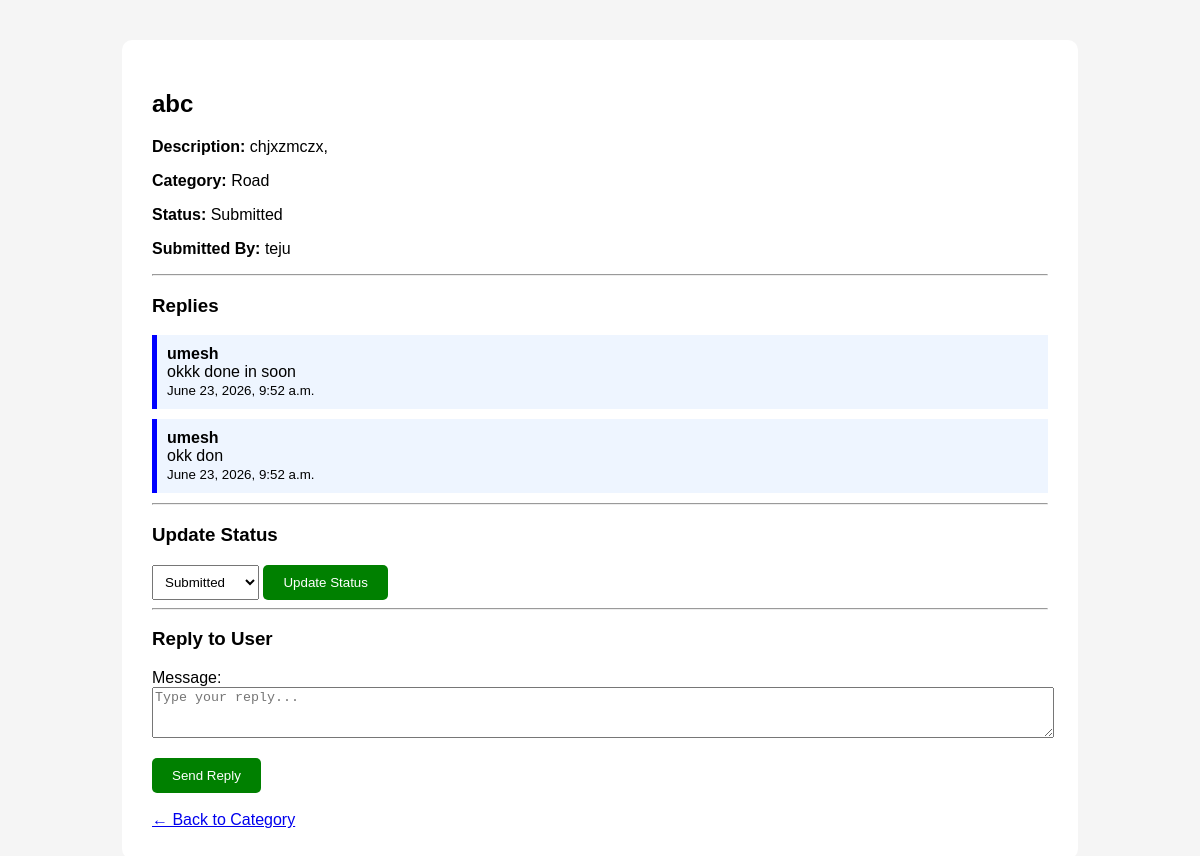
The app's page /issue/2/ (signed in) with its own data.
### reports/models.py (models this page shows, shortened)
class Issue(models.Model):
    CATEGORY_CHOICES = [
        ('road', 'Road'),
        ('education', 'Education'),
        ('water', 'Water'),
        ('health', 'Health'),
        ('other', 'Other'),
    ]
    STATUS_CHOICES = [
        ('submitted', 'Submitted'),
        ('in_progress', 'In Progress'),
        ('resolved', 'Resolved'),
    ]
    title = models.CharField(max_length=200)
    description = models.TextField()
    photo = models.ImageField(upload_to='issues/', blank=True, null=True)
    category = models.CharField(max_length=50, choices=CATEGORY_CHOICES)
    custom_category = models.CharField(
        max_length=100,
        blank=True,
        null=True
    )
    status = models.CharField(
        max_length=50,
        choices=STATUS_CHOICES,
        default='submitted'
    )
    created_at = models.DateTimeField(auto_now_add=True)
    submitted_by = models.ForeignKey(
        User,
        on_delete=models.CASCADE
    )
    department = models.ForeignKey(
        Department,
        on_delete=models.SET_NULL,
        null=True,
        blank=True
    )

class Reply(models.Model):
    issue = models.ForeignKey(
        Issue,
        on_delete=models.CASCADE,
        related_name="replies"
    )
    author = models.ForeignKey(
        User,
        on_delete=models.CASCADE
    )
    message = models.TextField()
    created_at = models.DateTimeField(auto_now_add=True)
    is_admin_reply = models.BooleanField(default=True)

### reports/views.py (the view, shortened to what this page needs)
@login_required
def issue_detail(request, issue_id):
    issue = get_object_or_404(Issue, id=issue_id)
    if request.user.is_superuser:
        form = ReplyForm()
    else:
        form = None
    return render(
        request,
        "reports/issue_detail.html",
        {
            "issue": issue,
            "form": form
        }
    )

### reports/forms.py
class ReplyForm(forms.ModelForm):
    class Meta:
        model = Reply
        fields = ['message']
        widgets = {
            'message': forms.Textarea(
                attrs={
                    'rows': 3,
                    'class': 'form-control',
                    'placeholder': 'Type your reply...'
                }
            )
        }

### templates/reports/issue_detail.html (shortened to what this page needs)
{% load static %}
<!DOCTYPE html>
<html>
<head>
</head>
<body>
<div class="container">
<h2>{{ issue.title }}</h2>
<p><b>Description:</b> {{ issue.description }}</p>
<p><b>Category:</b> {{ issue.get_category_display }}</p>
<p><b>Status:</b> {{ issue.get_status_display }}</p>
<p><b>Submitted By:</b> {{ issue.submitted_by.username }}</p>
<hr>
<h3>Replies</h3>
{% for reply in issue.replies.all %}
<div class="reply">
<b>{{ reply.author.username }}</b>
<br>
{{ reply.message }}
<br>
<small>{{ reply.created_at }}</small>
</div>
{% empty %}
<p>No replies yet.</p>
{% endfor %}
{% if request.user.is_superuser %}
<hr>
<h3>Update Status</h3>
<form method="POST">
<select name="status">
{% for value,name in issue.STATUS_CHOICES %}
<option value="{{ value }}"
{% if issue.status == value %}
selected
{% endif %}
>
{{ name }}
</option>
{% endfor %}
</select>
<button type="submit">
Update Status
</button>
</form>
<hr>
<h3>Reply to User</h3>
<form method="POST">
{{ form.as_p }}
<button type="submit">
Send Reply
</button>
</form>
{% endif %}
<br>
<a href="{% url 'issues_by_category' issue.category %}">
← Back to Category
</a>
</div>
</body>
</html>

### templates/reports/issue_detail.html (style rules this page uses)
body { font-family:Arial; background:#f5f5f5; margin:40px; }
.container { width:80%; margin:auto; background:white; padding:30px; border-radius:10px; }
.reply { background:#eef5ff; padding:10px; margin:10px 0; border-left:5px solid blue; }
textarea { width:100%; }
button { padding:10px 20px; background:green; color:white; border:none; border-radius:5px; cursor:pointer; }
select { padding:8px; }

### records on screen
Issue: title "abc", description "chjxzmczx,", category "Road", status "Submitted", submitted_by.username "teju"
Reply: author.username "umesh", message "okkk done in soon", created_at "June 23, 2026, 9:52 a.m."
Reply: author.username "umesh", message "okk don", created_at "June 23, 2026, 9:52 a.m."
